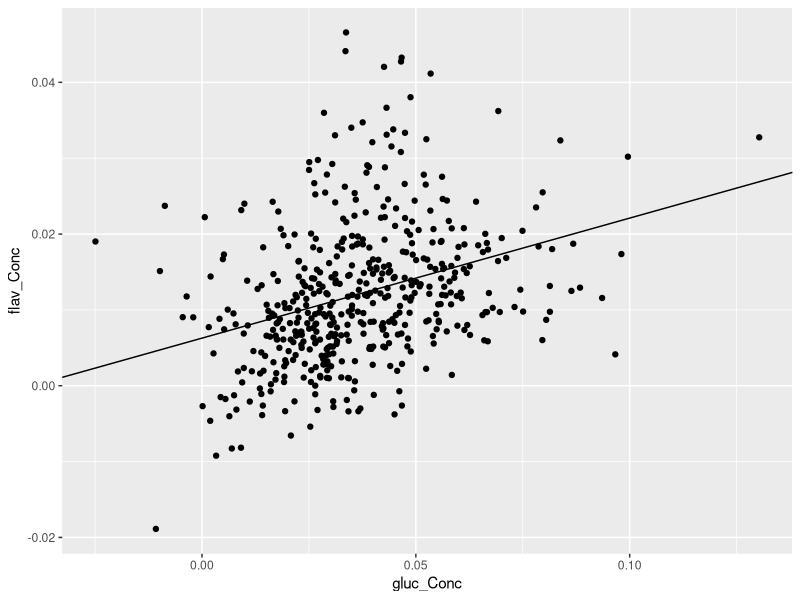

Write the R code that produced this figure. (Note: this script raises an error after producing the figure.)
## ---- chunk 1
rm(list=ls())
dat<-read.csv("DataSynthesis.csv")


#Assigning Germination plate column
dat$GerminationPlate<-gsub("\\|.*","",dat$Tag)

#Assign family column
prefamily<-gsub("*.\\|","",dat$Tag)
dat$Family<-gsub("\\-.*","",prefamily)

#Assign Leaf number columns
LeafNumber<-gsub(".*\\_","",dat$Sample)
for(i in 1:length(LeafNumber)){
  if(LeafNumber[i]!="1"&LeafNumber[i]!="2"&LeafNumber[i]!="3"){
    LeafNumber[i]<-"pool"
  }
}

dat$LeafNumber<-LeafNumber

## ---- chunk 2
library(ggplot2)

SlopeCalc<-function(x,y){
  int<-lm(y~x)$coefficients[[1]]
  slope<-lm(y~x)$coefficients[[2]]
  return(c(int,slope))
}

GFSlopeInt<-SlopeCalc(x=dat$gluc_Conc,y=dat$flav_Conc)

ggplot(dat)+
  geom_point(aes(x=gluc_Conc,y=flav_Conc))+
  geom_abline(aes(slope=GFSlopeInt[2],intercept=GFSlopeInt[1]))




## ---- chunk 3
#Because Chlorphyll does not appear to affect the amount of glucosinolates and flavonoids in the leaves, and the samples appear to be clustered in 2, even after removing the techincal duplicates (within leaf duplicate), I will analyze the variance in glucosinolate and flavonoid against the variance in chlorophyll for those with two samples (from the same plant). If glucosinolates or flavonoids are regulated with chlorophyll, or senesce as chlorophyll does, then as the variation in chlorophyll between samples increases, so should the variation between glucosinolate samples. 


#Looking at those with two samples.. calculate the standard deviation of the secondary compound and chlorophyll data. 

VarAnal<-dat %>% group_by(Tag) %>% summarise_at(vars(ChlorA,ChlorB,gluc_Conc,flav_Conc),.funs=sd)

VarAnal<-VarAnal[!is.na(VarAnal$ChlorA),]

#Interestingly, there is no positive correlation between glucosinolate or flavonoid standard deviation and chlorophyll (A or B) standard deviation in leaf replicates. This indicates that glucosinolates and flavonoids were uninfluenced by the amount of chlorophyll present and may not senesce with chlorophyll. It would appear that defence chemicals are one of the last things to go in the senescence process, if they go at all; however, the over abundance of defence chemicals in apparent senescing leaves may be due to the predator pressure the plants were feeling, so defence chemical regulation remained the same to avoid death before the senescence process could take place. If anything there may be a negative correlation. 

#Glucosinolate, ChlorB
ggplot(VarAnal)+
  geom_point(aes(y=gluc_Conc,x=ChlorB))+
  labs(y="Glucosinolate SD",x="Chlorophyll B SD")

#Flavonoid, ChlorB
ggplot(VarAnal)+
  geom_point(aes(y=flav_Conc,x=ChlorB))+
  labs(y="Flavonoid SD",x="Chlorophyll B SD")

#Glucosinolate, ChlorA
ggplot(VarAnal)+
  geom_point(aes(y=gluc_Conc,x=ChlorA))+
  labs(y="Glucosinolate SD",x="Chlorophyll A SD")

#Flavonoid, ChlorA
ggplot(VarAnal)+
  geom_point(aes(y=flav_Conc,x=ChlorA))+
  labs(y="Flavonoid SD",x="Chlorophyll A SD")
